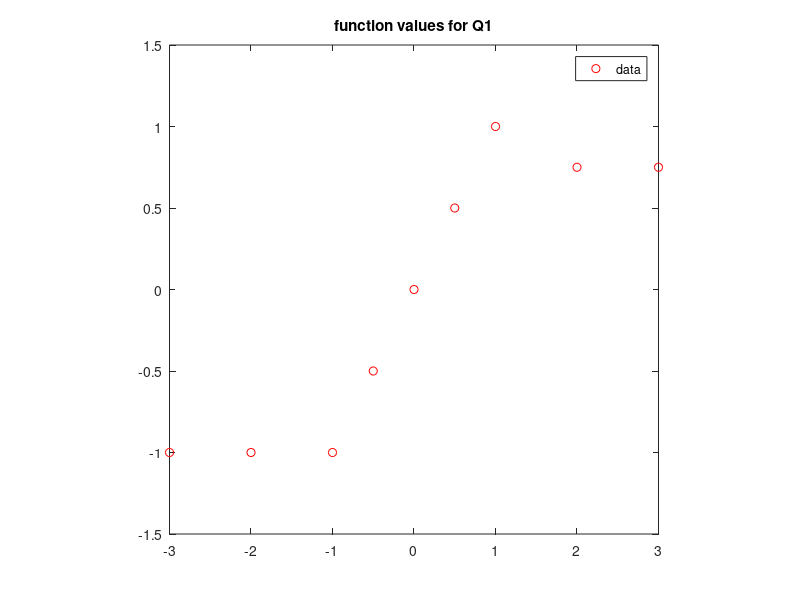
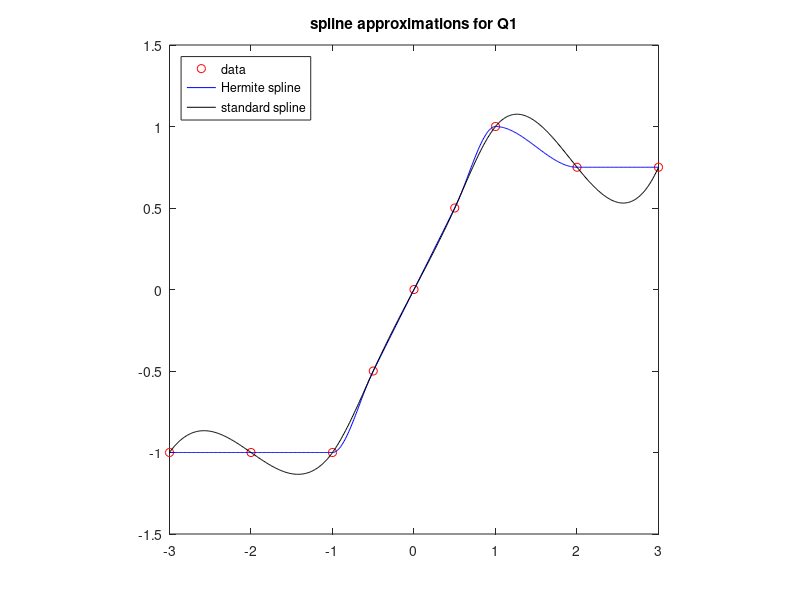
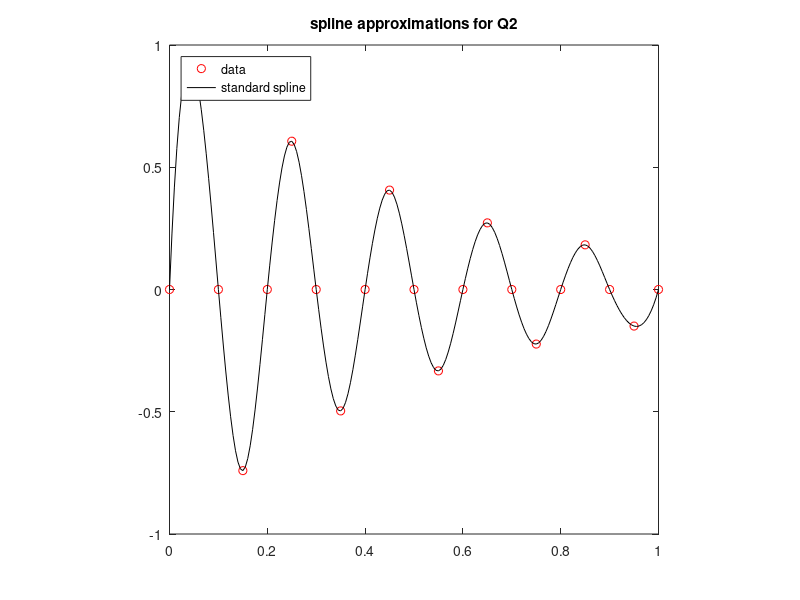

The MATLAB source for these figures, in order: (Note: this script raises an error after producing the figures.)
%% visualisation of a cubic spline approximation of a sample data set

% get some data
x1=[-3,-2,-1,-.5,0,0.5,1,2,3]; % x values
f1_eval=[-1,-1,-1,-0.5,0,0.5,1,0.75,0.75]; %function values for each x

% plot a figure of these (figure 1)
figure(1)
plot(x1, f1_eval, 'ro')
axis square
axis([-3, 3, -1.5, 1.5])
title('function values for Q1')
legend('data')
shg

% get inteprolation evaluation points
t1 = [-3:0.01:3];

% do a piecewise cubic hermite interpolation
% p-chip is a shape preserving piecewise interpolation
% if f(x_{k})=f(x_{k+1}, then df(f(x_{k})/dx=df(f(x_{k+1})/dx
p1 = pchip(x1, f1_eval, t1);

% use cubic splint to estimate behaviour of the function
s1 = spline(x1, f1_eval, t1);

% make plot of interpolated data
figure(2)
plot(x1, f1_eval, 'ro', t1, p1, '-b', t1, s1, '-k')
axis square
axis([-3, 3, -1.5, 1.5])
title('spline approximations for Q1')
legend('data','Hermite spline','standard spline', ...
'location','northwest')

%% use spline to estimate e^{-2x} * sin(1-*pi*x) over [0, 1]
% using 20 intervals

%define intervals, evaluation points, and interpolations between points
a2 = 0; b2 = 1; c2 = 20; d2 = 10;

% define function
f2 = @(x) exp(-2.*x).*sin(10.*pi.*x);

% create interval and evaluate points
x2 = [a2:(b2-a2)/c2:b2];
f2_eval = f2(x2);

% get inteprolation evaluation points and use cubic spline to estimate f
t2 = [a2:(b2-a2)/(c2*d2):b2];
s2 = spline(x2, f2_eval, t2);

% plot the knots and the estimated curve
figure(3)
plot(x2, f2_eval, 'ro', t2, s2, '-k')
axis square
xlim([0, 1]);
title('spline approximations for Q2')
legend('data', 'standard spline', ...
'location','northwest')

%% use the spline function to create the letter s
% get knots for letter S
x_3 = [1,2,3,2,1.2,2,2.7];
y_3 = [1,0,1,2.5,3.4,4,3.2];

[xx_s, yy_s] = create_letter(x_3, y_3, 1);

figure(4)
plot(xx_s, yy_s)
title('Letter S')

%% use new knots to create another mystery letter! Also test size change

% get knots
x_4 = [3, 1.75, 0.9, 0, 0.5, 1.5, 3.25, 4.25, 4.25, 3, 3.75, 6.00];
y_4 = [4, 1.60, 0.5, 0, 1.0, 0.5, 0.50, 2.25, 4.00, 4, 3.25, 4.25];

[xx_myst, yy_myst] = create_letter(x_4, y_4, 1);
[xx_myst2, yy_myst2] = create_letter(x_4, y_4, 2);

figure(5)
plot(xx_myst, yy_myst, '-b', xx_myst2, yy_myst2, '-k')
title('Mystery Letter (script letter D)')

% it's a sciprt letter 'D'!








